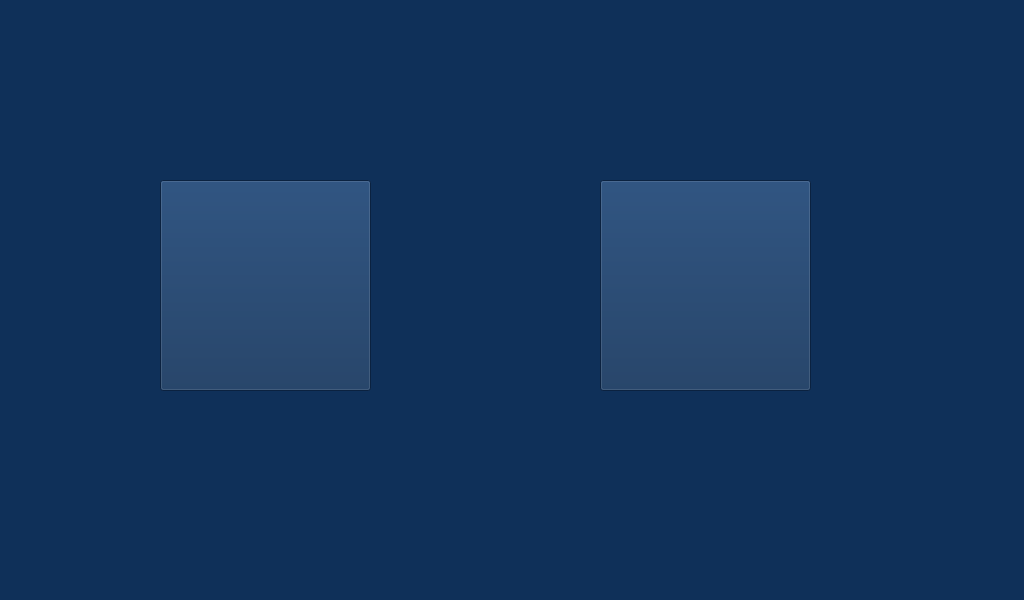
<?xml version="1.0" encoding="UTF-8"?>
<ui version="4.0">
 <class>MediaHome</class>
 <widget class="QWidget" name="MediaHome">
  <property name="enabled">
   <bool>true</bool>
  </property>
  <property name="geometry">
   <rect>
    <x>0</x>
    <y>0</y>
    <width>1024</width>
    <height>600</height>
   </rect>
  </property>
  <property name="minimumSize">
   <size>
    <width>1024</width>
    <height>600</height>
   </size>
  </property>
  <property name="maximumSize">
   <size>
    <width>1024</width>
    <height>600</height>
   </size>
  </property>
  <property name="windowTitle">
   <string>Form</string>
  </property>
  <property name="styleSheet">
   <string notr="true">background-color: rgb(15,48,89);</string>
  </property>
  <widget class="QPushButton" name="media_btn">
   <property name="geometry">
    <rect>
     <x>160</x>
     <y>180</y>
     <width>211</width>
     <height>211</height>
    </rect>
   </property>
   <property name="styleSheet">
    <string notr="true">QPushButton{
background-color: rgba(255, 255, 255， 0);
border-image: url(:/images/media.png);
}</string>
   </property>
   <property name="text">
    <string/>
   </property>
  </widget>
  <widget class="QPushButton" name="camera_home_btn">
   <property name="geometry">
    <rect>
     <x>600</x>
     <y>180</y>
     <width>211</width>
     <height>211</height>
    </rect>
   </property>
   <property name="styleSheet">
    <string notr="true">QPushButton{
background-color: rgba(255, 255, 255， 0);
border-image: url(:/images/cameraIcons/camera.png);
}
</string>
   </property>
   <property name="text">
    <string/>
   </property>
  </widget>
 </widget>
 <resources/>
 <connections/>
</ui>
